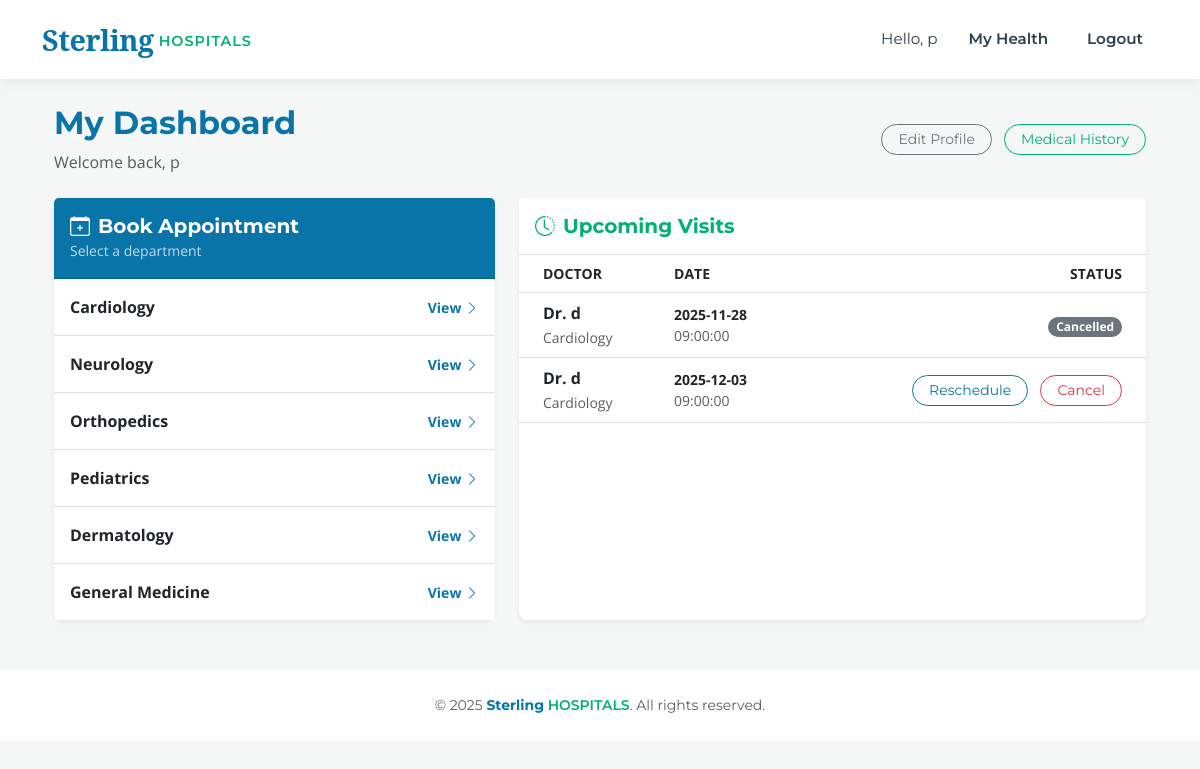
Page /patient_dashboard (signed in) on the committed database.
### models.py (models this page shows)
class User(db.Model, UserMixin):
    __tablename__ = 'users'
    id = db.Column(db.Integer, primary_key=True)
    username = db.Column(db.String(100), unique=True, nullable=False)
    email = db.Column(db.String(120), unique=True, nullable=False)
    password = db.Column(db.String(200), nullable=False)
    role = db.Column(db.String(20), nullable=False)  # admin, doctor, patient
    phone_number = db.Column(db.String(15), nullable=True)
    is_active_user = db.Column(db.Boolean, default=True)
    department_id = db.Column(db.Integer, db.ForeignKey('departments.id'), nullable=True)
    doctor_appointments = db.relationship('Appointment', foreign_keys='Appointment.doctor_id', backref='doctor_ref', lazy=True)
    patient_appointments = db.relationship('Appointment', foreign_keys='Appointment.patient_id', backref='patient_ref', lazy=True)

class Department(db.Model):
    __tablename__ = 'departments'
    id = db.Column(db.Integer, primary_key=True)
    name = db.Column(db.String(100), unique=True, nullable=False)
    description = db.Column(db.Text, nullable=True)
    doctors = db.relationship('User', backref='department', lazy=True)

class Appointment(db.Model):
    __tablename__ = 'appointments'
    id = db.Column(db.Integer, primary_key=True)
    patient_id = db.Column(db.Integer, db.ForeignKey('users.id'), nullable=False)
    doctor_id = db.Column(db.Integer, db.ForeignKey('users.id'), nullable=False)
    appointment_date = db.Column(db.Date, nullable=False)
    appointment_time = db.Column(db.Time, nullable=False)
    status = db.Column(db.String(20), default='Pending')
    treatment = db.relationship('Treatment', backref='appointment', uselist=False, lazy=True)
    created_at = db.Column(db.DateTime, default=datetime.utcnow)

### app.py (the view)
@app.route('/patient_dashboard')
@login_required
def patient_dashboard():
    if current_user.role != 'patient': return redirect(url_for('index'))
    my_appts = Appointment.query.filter_by(patient_id=current_user.id).all()
    return render_template('patient_dashboard.html', departments=Department.query.all(), appointments=my_appts)

### app.py (called while the page is built)
@login_manager.user_loader
def load_user(user_id):
    return db.session.get(User, int(user_id))

### templates/patient_dashboard.html
{% extends "base.html" %}
{% block content %}
<div class="container mt-4">
    <div class="d-flex justify-content-between align-items-center mb-4">
        <div>
            <h2 class="text-primary fw-bold">My Dashboard</h2>
            <p class="text-muted mb-0">Welcome back, {{ current_user.username }}</p>
        </div>
        <div>
            <a href="{{ url_for('edit_user', user_id=current_user.id) }}" class="btn btn-outline-secondary btn-sm rounded-pill px-3">
                Edit Profile
            </a>
            <a href="{{ url_for('patient_history', patient_id=current_user.id) }}" class="btn btn-outline-success btn-sm rounded-pill px-3 ms-2">
                Medical History
            </a>
        </div>
    </div>
    <div class="row g-4">
        <div class="col-md-5">
            <div class="card h-100 shadow-sm border-0">
                <div class="card-header bg-primary text-white py-3">
                    <h5 class="fw-bold mb-0"><i class="bi bi-calendar-plus me-2"></i>Book Appointment</h5>
                    <small class="opacity-75">Select a department</small>
                </div>
                <div class="card-body p-0">
                    <div class="list-group list-group-flush">
                        {% for dept in departments %}
                        <a href="{{ url_for('department_details', department_id=dept.id) }}" class="list-group-item list-group-item-action p-3 d-flex justify-content-between align-items-center">
                            <span class="fw-bold text-dark">{{ dept.name }}</span>
                            <span class="text-primary small fw-bold">View <i class="bi bi-chevron-right"></i></span>
                        </a>
                        {% else %}
                        <div class="p-4 text-center text-muted">
                            No departments available.
                        </div>
                        {% endfor %}
                    </div>
                </div>
            </div>
        </div>
        <div class="col-md-7">
            <div class="card h-100 shadow-sm border-0">
                <div class="card-header bg-white py-3 border-bottom">
                    <h5 class="fw-bold text-success mb-0"><i class="bi bi-clock-history me-2"></i>Upcoming Visits</h5>
                </div>
                <div class="card-body p-0">
                    <div class="table-responsive">
                        <table class="table table-hover align-middle mb-0">
                            <thead class="bg-light text-muted small text-uppercase">
                                <tr>
                                    <th class="ps-4">Doctor</th>
                                    <th>Date</th>
                                    <th class="text-end pe-4">Status</th>
                                </tr>
                            </thead>
                            <tbody>
                                {% for appt in appointments %}
                                <tr>
                                    <td class="ps-4">
                                        <div class="fw-bold text-dark">Dr. {{ appt.doctor_ref.username }}</div>
                                        <small class="text-muted">{{ appt.doctor_ref.department.name }}</small>
                                    </td>
                                    <td>
                                        <div class="small fw-bold">{{ appt.appointment_date }}</div>
                                        <div class="small text-muted">{{ appt.appointment_time }}</div>
                                    </td>
                                    <td class="text-end pe-4">
                                        {% if appt.status == 'Scheduled' %}
                                            <a href="{{ url_for('reschedule_appointment', appointment_id=appt.id) }}"
                                               class="btn btn-sm btn-outline-primary rounded-pill px-3 me-2">
                                                Reschedule
                                            </a>
                                            <a href="{{ url_for('cancel_appointment', appointment_id=appt.id) }}"
                                               class="btn btn-sm btn-outline-danger rounded-pill px-3"
                                               onclick="return confirm('Are you sure you want to cancel this appointment?')">
                                                Cancel
                                            </a>
                                        {% else %}
                                            <span class="badge bg-secondary rounded-pill">{{ appt.status }}</span>
                                        {% endif %}
                                    </td>
                                </tr>
                                {% else %}
                                <tr>
                                    <td colspan="3" class="text-center py-5 text-muted">
                                        No upcoming appointments.
                                    </td>
                                </tr>
                                {% endfor %}
                            </tbody>
                        </table>
                    </div>
                </div>
            </div>
        </div>
    </div>
</div>
{% endblock %}

### templates/base.html (shortened to what this page needs)
<!DOCTYPE html>
<html lang="en">
<head>
    <link href="https://cdn.jsdelivr.net/npm/bootstrap@5.3.0/dist/css/bootstrap.min.css" rel="stylesheet">
    <link rel="stylesheet" href="https://cdn.jsdelivr.net/npm/bootstrap-icons@1.11.1/font/bootstrap-icons.css">
    <link rel="stylesheet" href="{{ url_for('static', filename='css/style.css') }}">
</head>
<body>
    <nav class="navbar navbar-expand-lg navbar-light fixed-top">
        <div class="container">
            <a class="navbar-brand" href="{{ url_for('index') }}">
                <span class="brand-sterling">Sterling</span>
                <span class="brand-hospitals">HOSPITALS</span>
            </a>
            <div class="collapse navbar-collapse" id="navbarNav">
                <ul class="navbar-nav ms-auto align-items-center">
                    {% if current_user.is_authenticated %}
                        <li class="nav-item">
                            <span class="nav-link text-muted" style="font-weight: 400;">Hello, {{ current_user.username }}</span>
                        </li>
                        <li class="nav-item">
                            {% if current_user.role == 'admin' %}
                                <a class="nav-link" href="{{ url_for('admin_dashboard') }}">Admin Dashboard</a>
                            {% elif current_user.role == 'doctor' %}
                                <a class="nav-link" href="{{ url_for('doctor_dashboard') }}">Doctor Panel</a>
                            {% else %}
                                <a class="nav-link" href="{{ url_for('patient_dashboard') }}">My Health</a>
                            {% endif %}
                        </li>
                        <li class="nav-item">
                            <a class="nav-link btn btn-danger text-white btn-sm ms-3" style="border-radius: 4px; padding: 6px 15px;" href="{{ url_for('logout') }}">Logout</a>
                        </li>
                    {% endif %}
                </ul>
            </div>
        </div>
    </nav>
    <div style="height: 80px;"></div>
    <div class="container mt-4 mb-5">
        {% block content %}{% endblock %}
    </div>
    <footer class="text-center text-muted py-4 mt-auto">
        <div class="container">
            <small>&copy; 2025 <span style="color: var(--brand-blue); font-weight:700;">Sterling</span> <span style="color: var(--brand-green); font-weight:600;">HOSPITALS</span>. All rights reserved.</small>
        </div>
    </footer>
</body>
</html>

### static/css/style.css (style rules this page uses)
:root { --brand-blue: #0974A7; --brand-dark-blue: #015890; --brand-green: #00B06F; --brand-dark-green:#008f5a; --brand-dark: #2c3e50; --brand-warning: #FAD10A; --brand-bg-soft: #f4f7f6; --font-primary: "Montserrat", sans-serif; --font-serif: "Noto Serif", serif; --font-text: "Open Sans", sans-serif; }
body { font-family: var(--font-text); background-color: var(--brand-bg-soft); color: #333; }
h1, h2, h3, h4, h5, h6, .btn, .navbar-brand, .nav-link, footer { font-family: var(--font-primary); }
.navbar { background-color: white !important; box-shadow: 0 4px 12px rgba(0,0,0,0.05); padding: 0.8rem 0; }
.navbar-brand { display: flex; align-items: center; text-decoration: none; }
.brand-sterling { font-family: var(--font-serif); color: var(--brand-blue); font-weight: 700; font-size: 1.8rem; letter-spacing: -0.5px; }
.brand-hospitals { font-family: var(--font-primary); color: var(--brand-green); font-weight: 600; font-size: 0.9rem; text-transform: uppercase; letter-spacing: 1px; margin-left: 5px; padding-top: 5px; }
.nav-link { color: var(--brand-dark) !important; font-weight: 600; font-size: 0.95rem; margin-left: 15px; transition: color 0.3s ease; }
.text-primary { color: var(--brand-blue) !important; }
.bg-primary { background-color: var(--brand-blue) !important; color: white !important; }
.btn-outline-primary { color: var(--brand-blue); border-color: var(--brand-blue); }
.text-success { color: var(--brand-green) !important; }
.btn-outline-success { color: var(--brand-green); border-color: var(--brand-green); }
.card { border: none; border-radius: 8px; box-shadow: 0 4px 6px rgba(0,0,0,0.05); }
footer { background-color: white; border-top: 1px solid #eee; }

### rows in the picture
User: username "p"
Department: name "Cardiology"
Department: name "Neurology"
Department: name "Orthopedics"
Department: name "Pediatrics"
Department: name "Dermatology"
Department: name "General Medicine"
Appointment: doctor_ref.username "d", doctor_ref.department.name "Cardiology", appointment_date "2025-11-28", appointment_time "09:00:00", status "Cancelled"
Appointment: doctor_ref.username "d", doctor_ref.department.name "Cardiology", appointment_date "2025-12-03", appointment_time "09:00:00"
